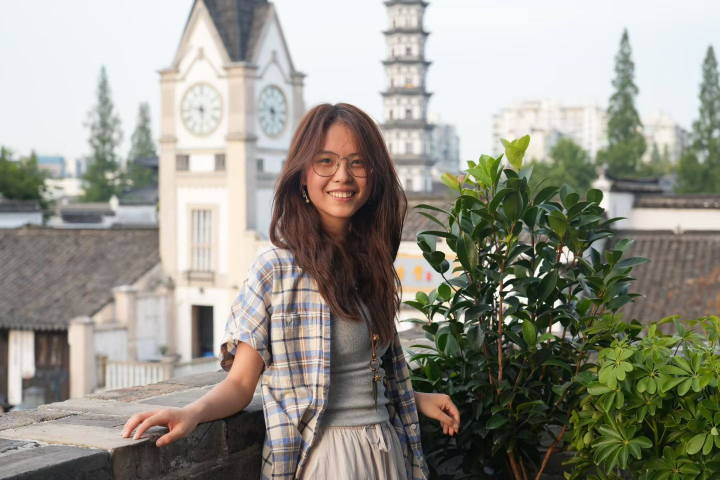
#> input picture assets/zhiguo-identity-v8.jpg, 1440 x 960 px, given in place of upper-0.png, which was not available (shown at 1/2 size)
$ python make-hair-previews.py
#> lines starting #> are read from the running program, lines starting #| are printed output that depends on the picture; pictures that were not available may be replaced by others from this repository, and a replacement may not be noted
from pathlib import Path
from PIL import Image, ImageDraw, ImageFont, ImageOps

repo = Path(__file__).resolve().parents[1]
output = repo.parent
checks = output / 'character-v9-checks'
bg = (232, 239, 243)
ink = (36, 52, 71)
font = ImageFont.truetype('C:/Windows/Fonts/msyh.ttc', 25)
small = ImageFont.truetype('C:/Windows/Fonts/msyh.ttc', 18)
labels = ['Front', 'Front right', 'Right side', 'Back right', 'Back', 'Back left', 'Left side', 'Front left']

atlas = Image.new('RGB', (1400, 1080), bg)
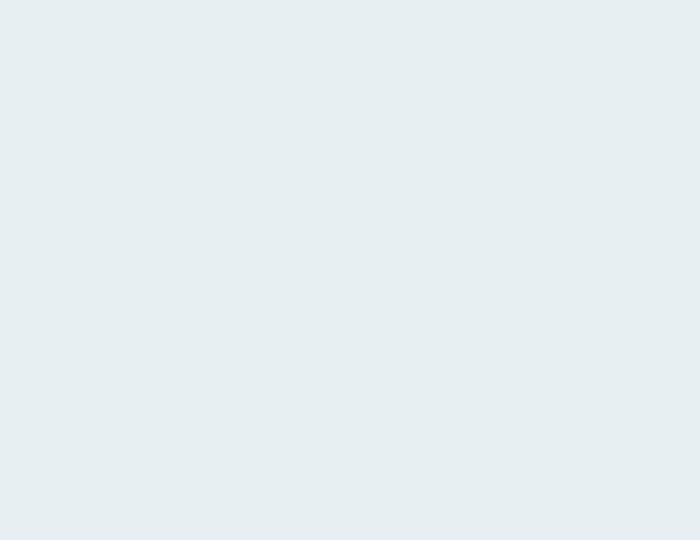
#> atlas: PIL image 1400x1080 RGB (shown at 1/2 size); mean R, G, B 232, 239, 243
draw = ImageDraw.Draw(atlas)
draw.text((35, 20), 'Zhiguo · Loose auburn hair with a center part', font=font, fill=ink)
for i, label in enumerate(labels):
    frame = Image.open(checks / f'upper-{i}.png').convert('RGB').crop((275, 70, 900, 865))
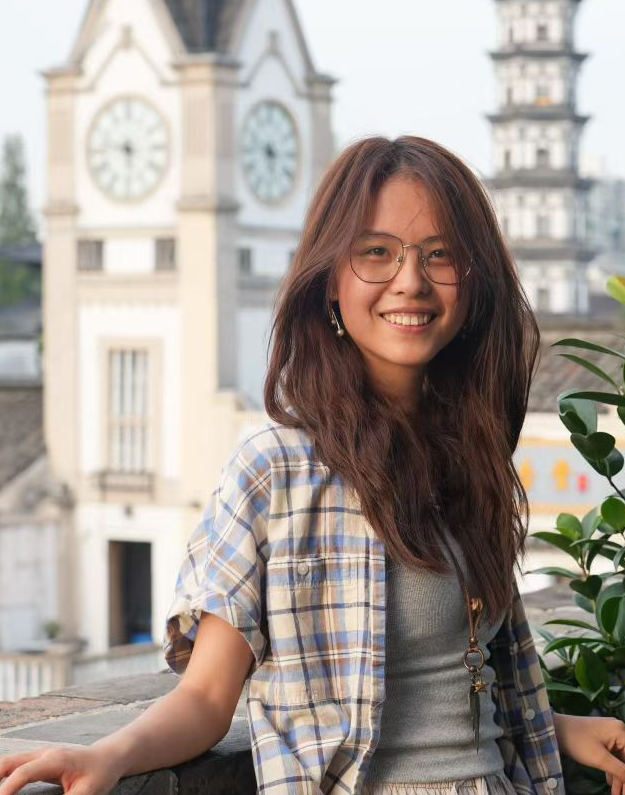
#> frame: PIL image 625x795 RGB; mean R, G, B 165, 155.3, 148.3
    frame = ImageOps.contain(frame, (342, 455), Image.Resampling.LANCZOS)
#> frame: PIL image 342x435 RGB
    x, y = (i % 4) * 350, 65 + (i // 4) * 490
    atlas.paste(frame, (x + (350 - frame.width) // 2, y + 30))
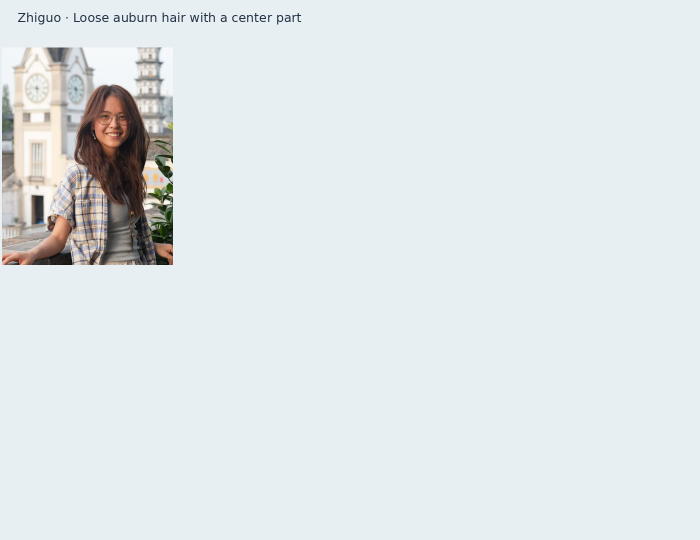
#> atlas: PIL image 1400x1080 RGB (shown at 1/2 size); mean R, G, B 225.1, 230.4, 233.4
    draw.text((x + 175, y + 3), label, font=small, fill=ink, anchor='mt')
#> pass 2 of the loop `for i, label in enumerate(labels):`:
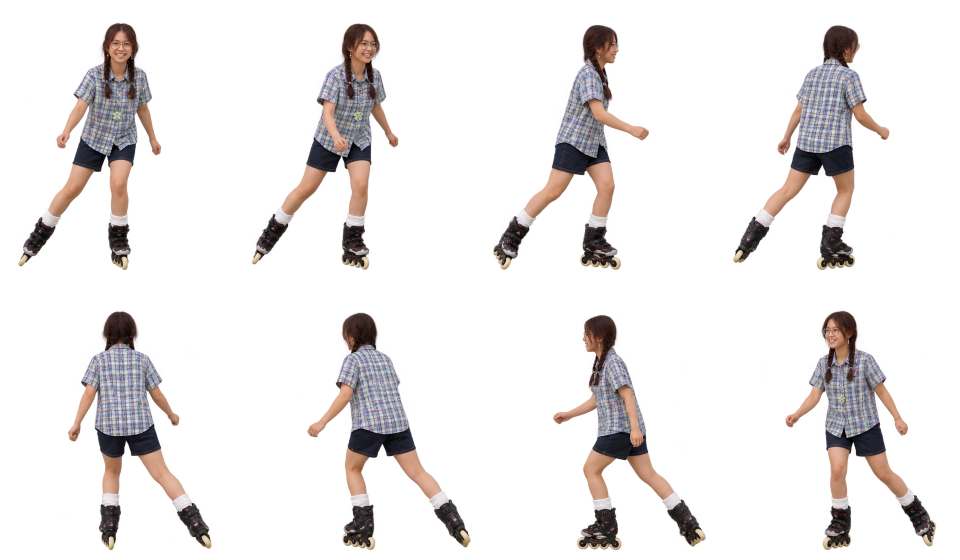
#> input picture assets/zhiguo-atlas-a.webp, 1920 x 1120 px, given in place of upper-1.png, which was not available (shown at 1/2 size)
#> `frame = Image.open(checks / f'upper-{i}.png').convert('RGB').crop((275..`:
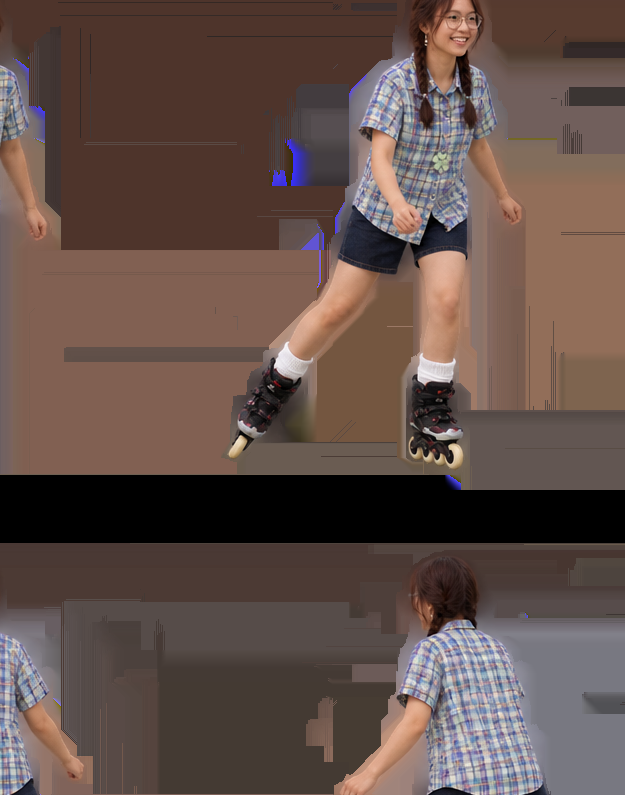
#> frame: PIL image 625x795 RGB; mean R, G, B 98.2, 79.7, 73.6
#> `atlas.paste(frame, (x + (350 - frame.width) // 2, y + 30))`:
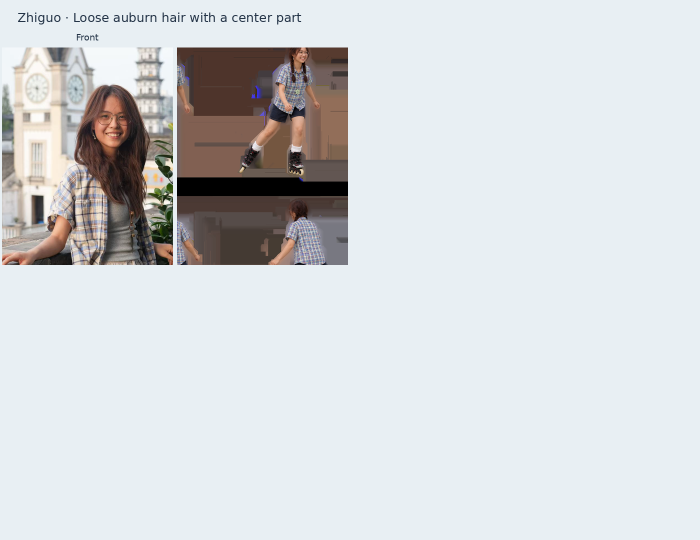
#> atlas: PIL image 1400x1080 RGB (shown at 1/2 size); mean R, G, B 211.9, 214.7, 216.7
#> (the run stopped early here; a loop or call above may not have finished)
